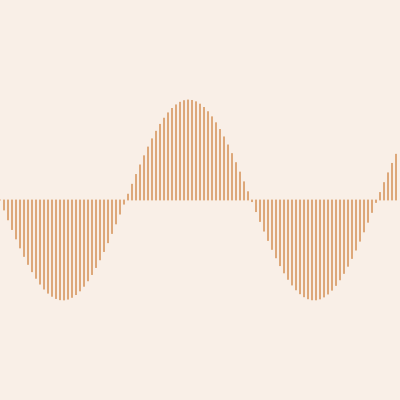
Frame 1 (no input)
Frame 60 (no input): identical to frame 1, image omitted
Frame 120 (the mouse pressed at the canvas centre since frame 60): identical to frame 1, image omitted

The p5.js sketch that drew this single still picture (run headless with seeded random() and noise() and a simulated clock; from frame 60 on, the mouse is pressed at the canvas centre):

// p5.js sketch
// ── sketch.js
function setup() {
  createCanvas(400, 400);
}

function draw() {
  background(249, 239, 231);
  stroke(193, 97, 12);

  for (let i = 0; i < 100; i++) {
    let x = i * 4;
    let y = 200 + sin(i * 0.1) * 100;
    line(x, 200, x, y);
  }
}
